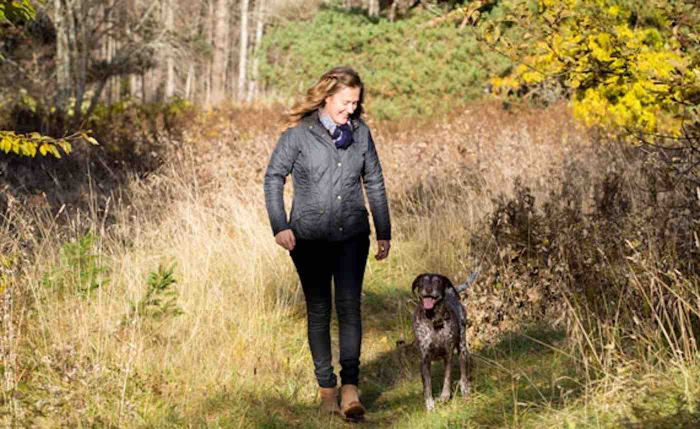
#> input picture subjects/image_color_bounding_box_region/sample/image.jpg, 1400 x 858 px (shown at 1/2 size); its folder holds only this picture in this run
$ python practice.py
#> lines starting #> are read from the running program, lines starting #| are printed output that depends on the picture
import cv2
import glob
import matplotlib.pyplot as plt
import numpy as np

def read_imgs(path):
#> called with path = 'sample/*.jpg'
    paths = glob.glob(path)

    imgs = []

    for path in paths:
        img = cv2.imread(path, 1)
#> img is the input picture: shape (858, 1400, 3); mean B, G, R 86, 128.5, 149.8
        imgs.append(img)

    return np.array(imgs)

def crop_img(np_img, vectorStart, vectorEnd):
    x_0, y_0 = vectorStart
    x_1, y_1 = vectorEnd

    return np_img[y_0:y_1, x_0:x_1, :]

def bounding_box_img(np_img, vectorStart, vectorEnd):
    np_img = np_img.copy()

    x_0, y_0 = vectorStart
    x_1, y_1 = vectorEnd

    color = np.array([0, 0, 255]) # (b,g,r)
    np_img[y_0, x_0:x_1 , :] = color
    np_img[y_1, x_0:x_1 , :] = color
    np_img[y_0:y_1, x_0 , :] = color
    np_img[y_0:y_1, x_1 , :] = color

    return np_img

def compute_average(vector):
    return np.mean(vector)

def graycolorize_img(np_img):
    return np.apply_along_axis(compute_average, axis=2, arr=np_img)

def adjust_brightness(np_img, brightness_val):
    np_img = np_img.copy()
    np_img = np_img.astype(float)

    np_img = np_img + brightness_val
    np_img = np.clip(np_img, 0, 255)

    np_img = np_img.astype(np.uint8)
    # np_img = np.where(np_img.astype(float) + 100 > 255, 255, np_img + 100)
    return np_img

def main():
    np_imgs = read_imgs("sample/*.jpg")

    fig = plt.figure(figsize=(10, 7))
    rows, cols = 2, 3

    fig.add_subplot(rows, cols, 1)

    for img in np_imgs:
        img = cv2.cvtColor(img, cv2.COLOR_BGR2RGB)
        plt.axis('off')
        plt.imshow(img)
#> this loop made 1 pass

    fig.add_subplot(rows, cols, 2)

    for img in np_imgs:
        cropped_img = crop_img(img, (470, 120), (800, 850))
        cropped_img = cv2.cvtColor(cropped_img, cv2.COLOR_BGR2RGB)
        plt.axis('off')
        plt.imshow(cropped_img)
#> this loop made 1 pass
#> (x_0 in crop_img, y_0 in crop_img, x_1 in crop_img, y_1 in crop_img) on pass 1: (470, 120, 800, 850)
#> pass 1, in main, `cropped_img = crop_img(img, (470, 120), (800, 850))`:
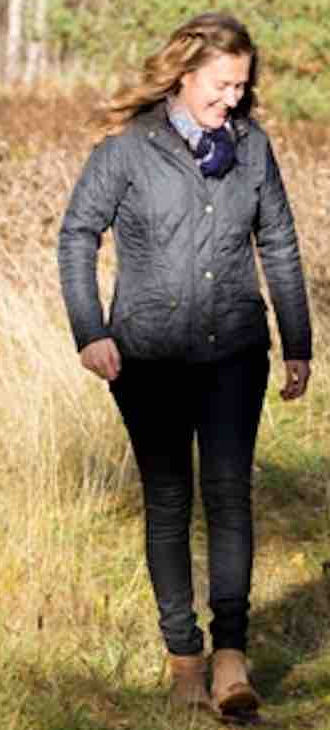
#> cropped_img: shape (730, 330, 3); mean of channels 0, 1, 2 91.9, 121.4, 138.4; drawn as B, G, R


    fig.add_subplot(rows, cols, 3)

    for img in np_imgs:
        gray_img = graycolorize_img(img)
        plt.axis('off')
        plt.imshow(gray_img, cmap='gray')
#> this loop made 1 pass
#> pass 1, in main, `gray_img = graycolorize_img(img)`:
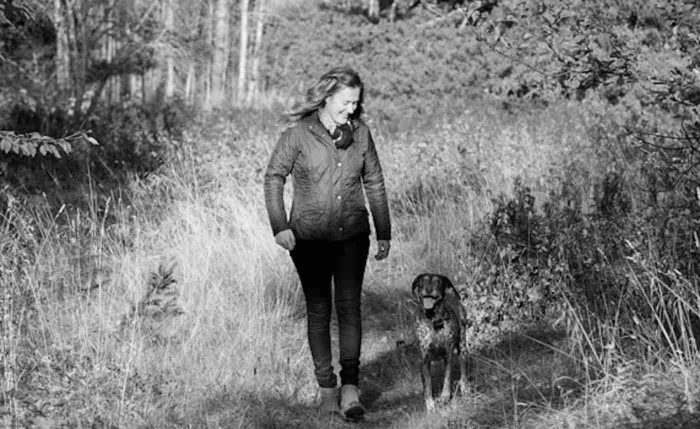
#> gray_img: shape (858, 1400) float64 (shown at 1/2 size); min 0, max 251.3, mean 121.4

    fig.add_subplot(rows, cols, 4)

    for img in np_imgs:
        bounding_img = bounding_box_img(img, (470, 120), (800, 850))
        bounding_img = cv2.cvtColor(bounding_img, cv2.COLOR_BGR2RGB)
        plt.axis('off')
        plt.imshow(bounding_img)
#> this loop made 1 pass
#> (x_0 in bounding_box_img, y_0 in bounding_box_img, x_1 in bounding_box_img, y_1 in bounding_box_img, color in bounding_box_img) on pass 1: (470, 120, 800, 850, [0, 0, 255])

    fig.add_subplot(rows, cols, 5)

    for img in np_imgs:
        adjusted_img = adjust_brightness(img, 100)
        adjusted_img = cv2.cvtColor(adjusted_img, cv2.COLOR_BGR2RGB)
        plt.axis('off')
        plt.imshow(adjusted_img)
#> this loop made 1 pass
#> pass 1, in adjust_brightness, `np_img = np.clip(np_img, 0, 255)`:
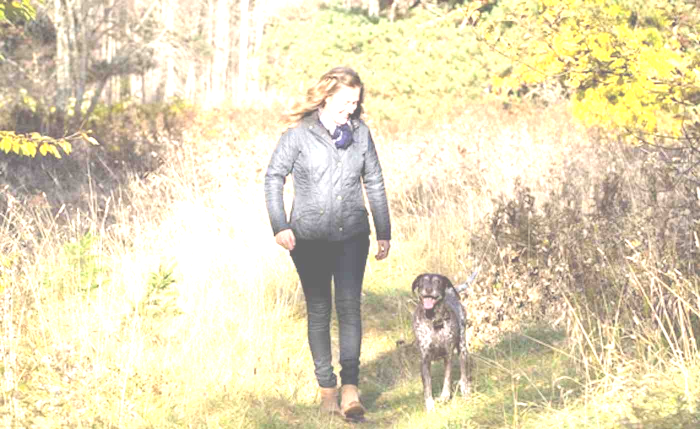
#> np_img: shape (858, 1400, 3) float64 (shown at 1/2 size); mean B, G, R 184.7, 217.8, 227.2

    plt.show()
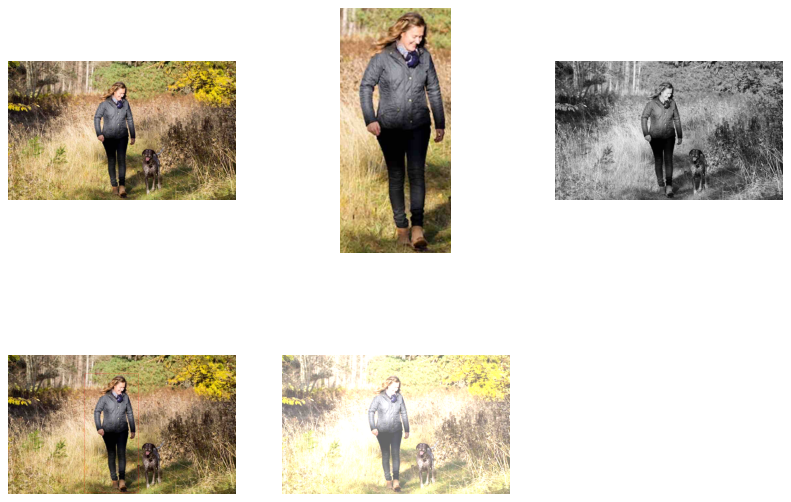
#> figure drawn by matplotlib, 5 panels

if __name__ == "__main__":
    main()
